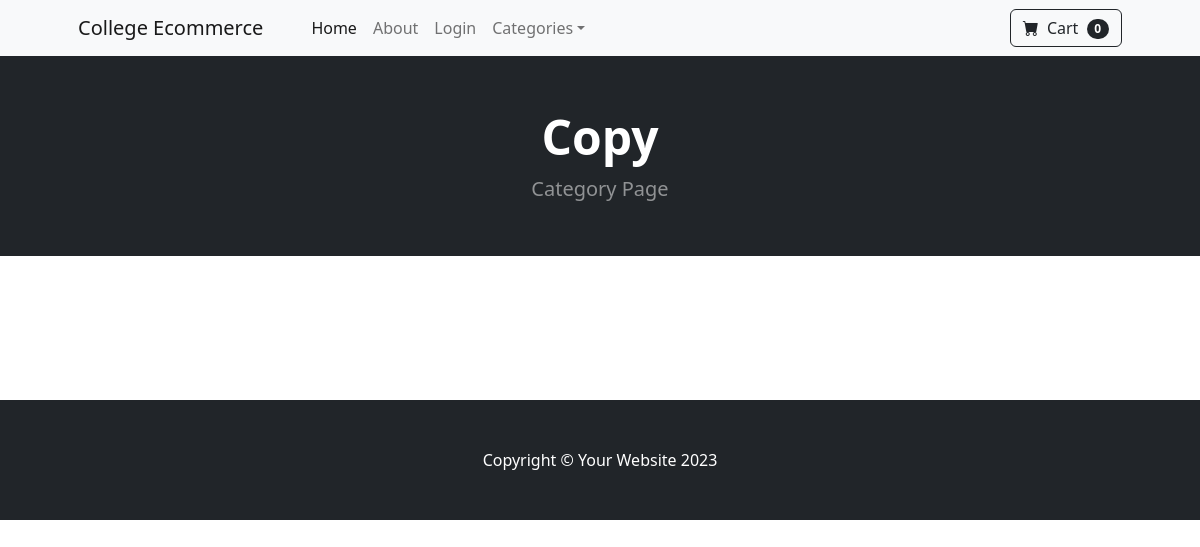
Page /category/Copy on the earlier database version.
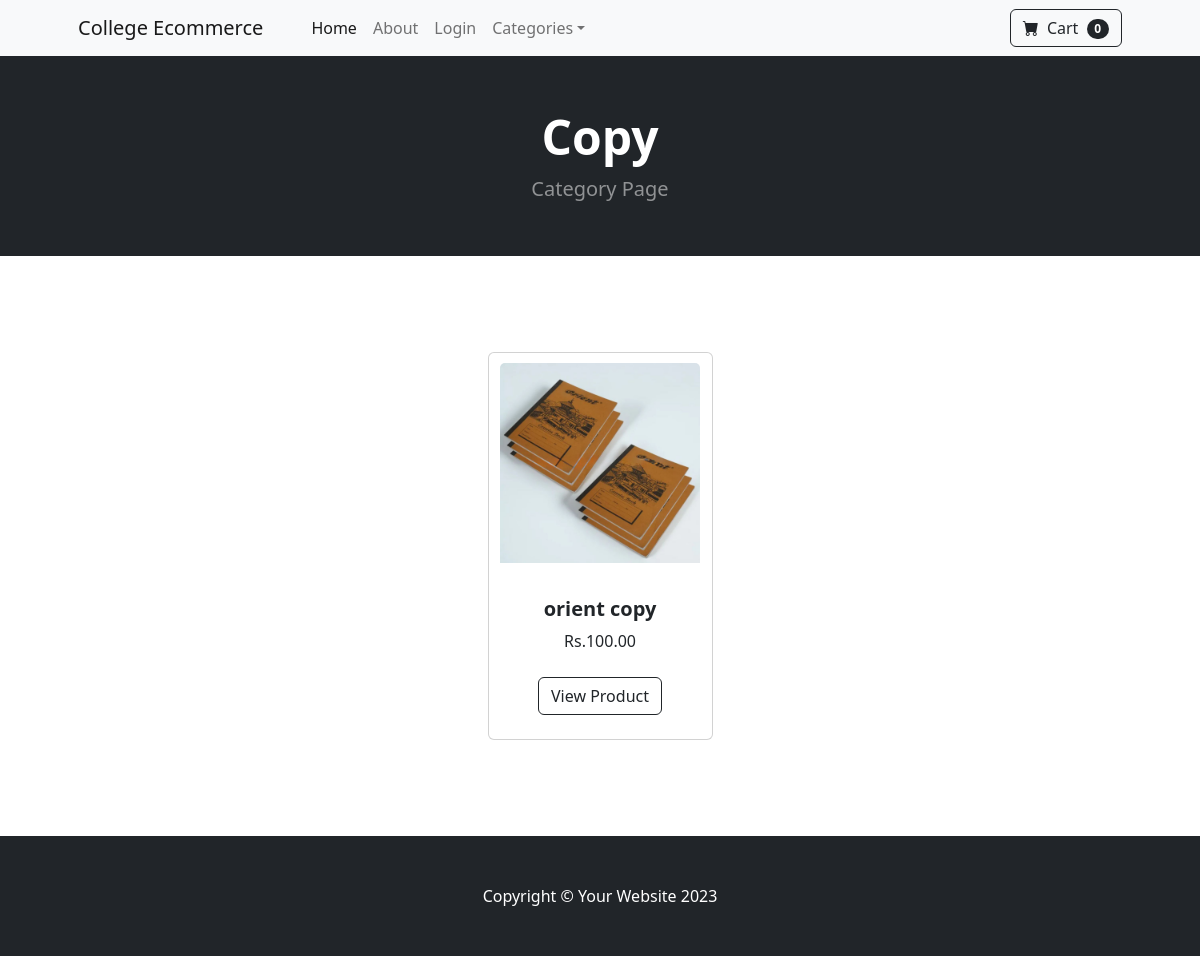
Same page on the later database version.
### core/models.py (models this page shows, shortened)
class Product(models.Model):
    CONDITION_CHOICES = [
        ('new', 'New'),
        ('second_hand', 'Second_Hand'),
    ]
    name = models.CharField(max_length=50)
    price = models.DecimalField(default=0, decimal_places=2, max_digits=6)
    category = models.ForeignKey(Category, on_delete=models.CASCADE, default= 1)
    image = models.ImageField(upload_to='uploads/product')
    description =models.CharField(max_length=200, default='', blank=True, null=True)
    seller = models.ForeignKey(Seller, on_delete=models.CASCADE , default=1)
    condition = models.CharField(max_length=20, choices=CONDITION_CHOICES, default='new')

### core/views.py (the view)
# urls.py: path('category/<str:co>', views.category, name='category'),
def category(request,co):
    co=co.replace('-' ,'')
    category = Category.objects.get(name=co)
    products=Product.objects.filter(category=category)
    return render(request, 'category.html', {'products':products,'category':category})

### cart/context_processor.py (called while the page is built)
def cart_quantity(request):
    cart = request.session.get('cart', {})
    total_quantity = sum(item['qty'] for item in cart.values())
    return {'cart_quantity': total_quantity}

### core/models.py (called while the page is built)
    def __str__(self):
        return self.name

### core/templates/category.html
{% extends 'base.html' %}
{% block content %}
        <header class="bg-dark py-5">
            <div class="container px-2 px-lg-2 my-1">
                <div class="text-center text-white">
                    <h1 class="display-5 fw-bolder">{{category}}</h1>
                    <p class="lead fw-normal text-white-50 mb-0">Category Page</p>
                </div>
            </div>
        </header>
        <section class="py-5">
            <div class="container px-4 px-lg-5 mt-5">
                <div class="row gx-4 gx-lg-5 row-cols-2 row-cols-md-3 row-cols-xl-4 justify-content-center">
                    {% for product in products %}
                    <div class="col mb-5">
                        <div class="card h-100">
                            <img  id="product-image" class="card-img-top" src="{{product.image.url}}" alt="..." />
                            <div class="card-body p-4">
                                <div class="text-center">
                                    <h5 class="fw-bolder">{{product.name}}</h5>
                                    Rs.{{product.price}}
                                    <br />
                                </div>
                            </div>
                            <div class="card-footer p-4 pt-0 border-top-0 bg-transparent">
                                <div class="text-center"><a class="btn btn-outline-dark mt-auto" href="{% url 'product' product.id %} ">View Product</a></div>
                            </div>
                        </div>
                    </div>
                    {% endfor %}
                </div>
            </div>
        </section>
    {% endblock %}

Differences in the rows shown:
added Product: image (picture), name "orient copy", price "100.00"
